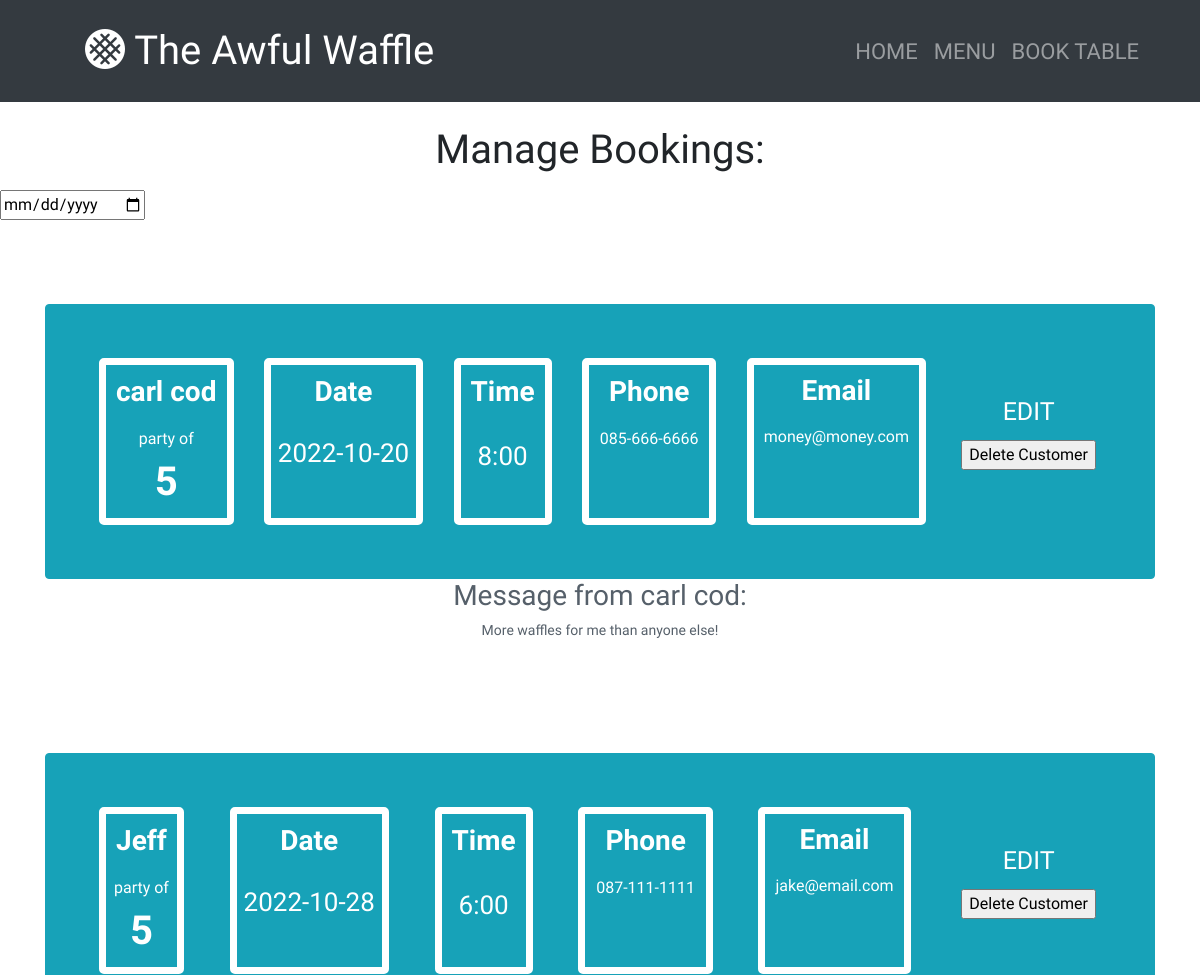
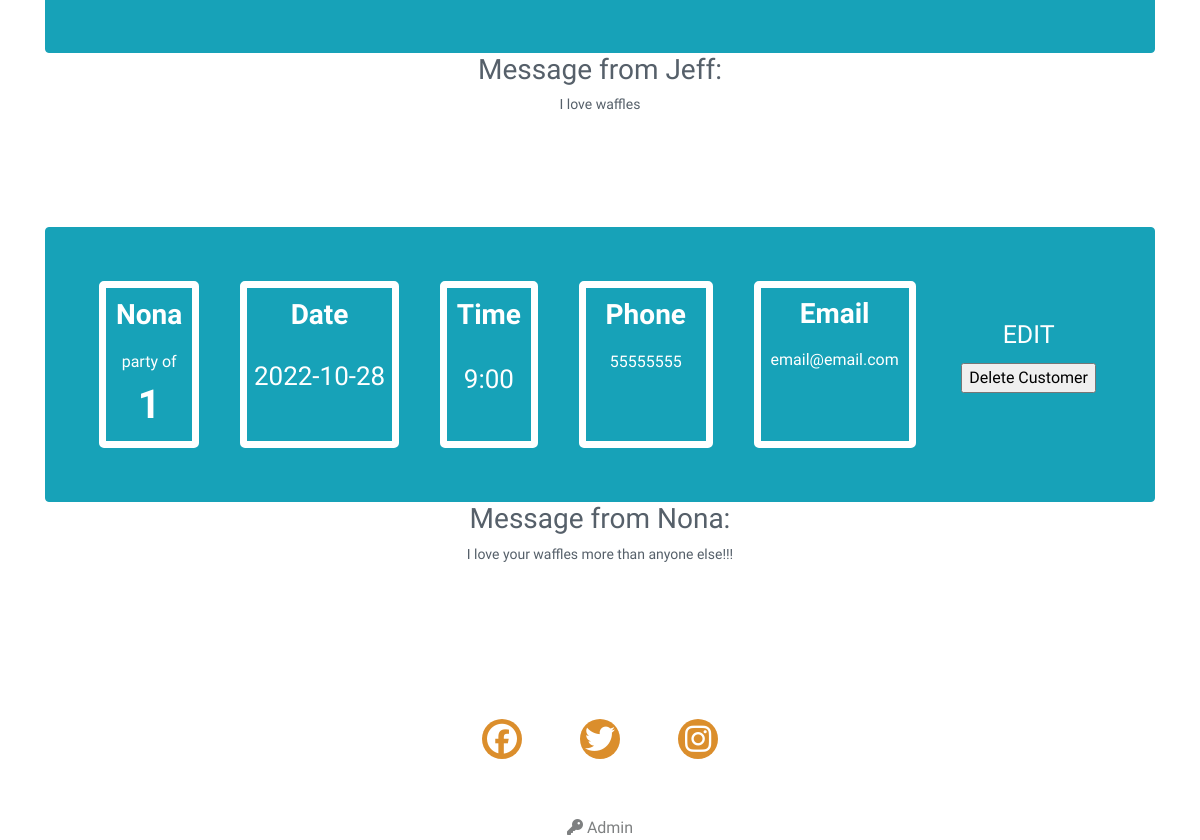
/admin, run on an earlier commit of the app's database (2 pictures, top to bottom).
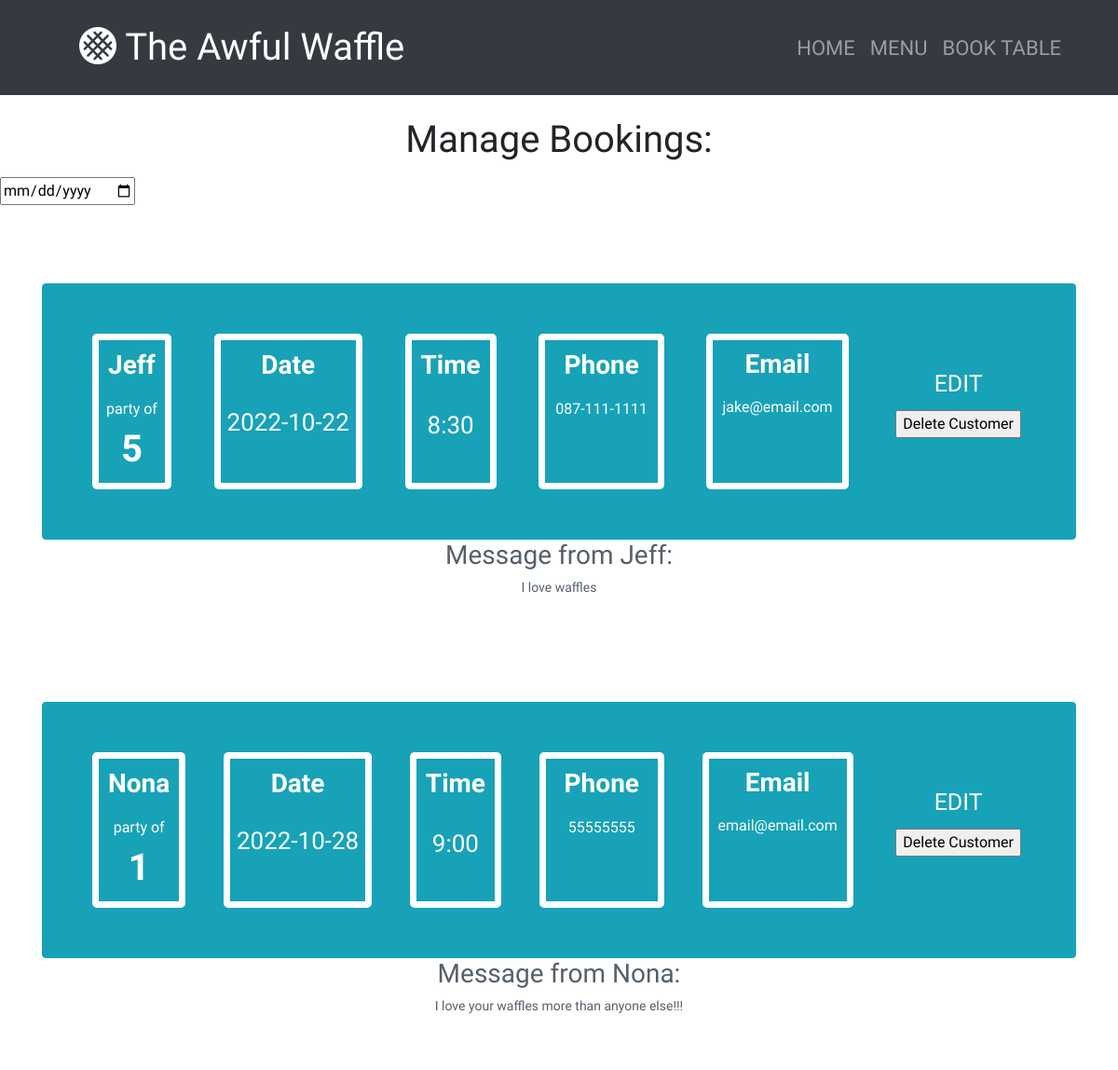
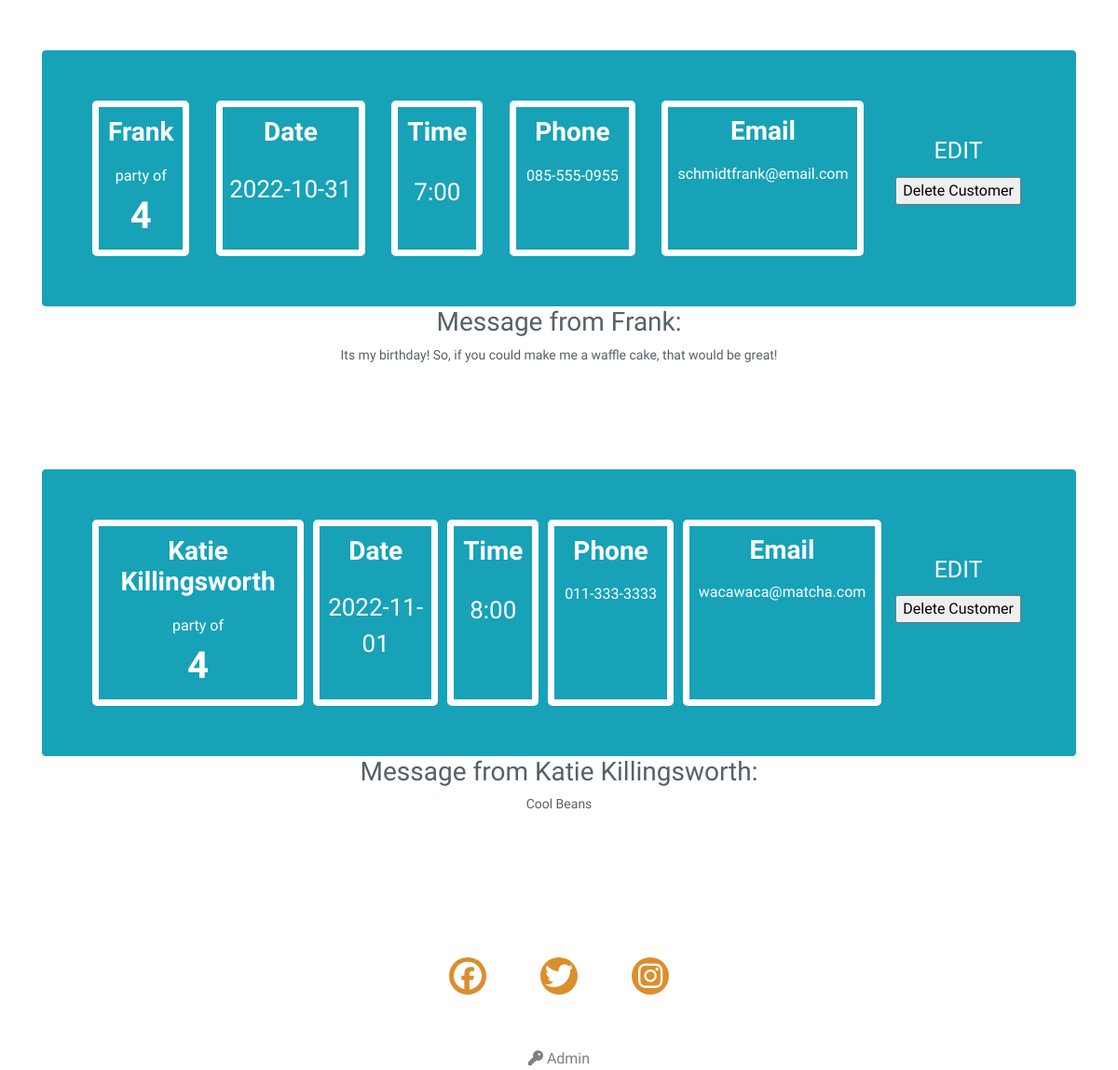
And on a later commit of the database (2 pictures, top to bottom).
### app.py (models this page shows, shortened)
class Customer(db.Model):
    id = db.Column(db.Integer, primary_key=True)
    fullname = db.Column(db.String(100), nullable=False)
    email = db.Column(db.String(100), unique=True, nullable=False)
    phone = db.Column(db.String(50), nullable=False)
    resdate = db.Column(db.String(50), nullable=False)
    partysize = db.Column(db.Integer)
    restime = db.Column(db.String(50), nullable=False)
    created_at = db.Column(db.DateTime(timezone=True),
                           server_default=func.now())
    specialmessage = db.Column(db.Text)

### app.py (the view)
@app.route("/admin", methods=('GET', 'POST'))
def admin():
    customers = Customer.query.order_by(Customer.resdate or Customer.restime)
    return render_template("admin.html", customers=customers)

### templates/admin.html (shortened to what this page needs)
{% extends "base.html" %}
{% block content %}
<br>
<h1 class="text-center">Manage Bookings:</h1>
<form method="POST">
    <div class="mb-3">
        <input id= "dateform" onchange="checkDate()" type="date" name ="selectdate" style="margin-bottom: 20px;">
    </div>
</form>
{% for customer in customers %}
<section class="py-4 py-xl-5" id="{{customer.id}}" style="display: block;">
    <div class="container">
        <div class="text-white bg-info border rounded border-info d-flex flex-column justify-content-between flex-lg-row p-4 p-md-5"
            style="background: var(--blue);">
            <div class="text-center pb-2 pb-lg-1"
                style="border-width: 7.5px;border-style: solid;border-radius: 5px;margin: 5px;">
                <h3 class="font-weight-bold text-center mb-2" style="padding: 10px;">{{ customer.fullname }}</h3>
                <p class="text-center mb-0">party of</p>
                <h1 class="font-weight-bold text-center mb-2" style="margin-top: 7px;">{{ customer.partysize }}</h1>
            </div>
            <div class="pb-2 pb-lg-1" style="border-width: 7.5px;border-style: solid;border-radius: 5px;margin: 5px;">
                <h3 class="font-weight-bold text-center mb-2" style="padding: 10px;">Date</h3>
                <p class="text-center mb-0" id= "custResDate" style="font-size: 26px;padding: 7px;">{{ customer.resdate }}</p>
            </div>
            <div class="pb-2 pb-lg-1" style="border-width: 7.5px;border-style: solid;border-radius: 5px;margin: 5px;">
                <h3 class="font-weight-bold text-center mb-2" style="padding: 10px;">Time</h3>
                <p class="text-center mb-0" style="font-size: 26px;padding: 10px;">{{ customer.restime }}</p>
            </div>
            <div class="pb-2 pb-lg-1"
                style="margin: 5px;border-width: 7.5px;border-style: solid;border-radius: 5px;padding-right: 10px;padding-left: 10px;">
                <h3 class="font-weight-bold text-center mb-2" style="margin: 0px;padding: 10px;">Phone</h3>
                <div class="text-center">
                    <a href="tel:{{ customer.phone }}" style="color: rgb(255,255,255);text-align: left;padding: 10px;margin: -30px;">{{ customer.phone }}</a>
                </div>
            </div>
            <div class="pb-2 pb-lg-1" style="border-width: 7.5px;border-style: solid;border-radius: 5px;margin: 5px;">
                <h3 class="font-weight-bold text-center mb-2" style="padding: 9px;">Email</h3>
                <div class="text-center">
                    <a href="mailto: {{ customer.email }}" style="color: rgb(255,255,255);text-align: left;padding: 10px;">{{ customer.email }}</a></div>
            </div>
            <div class="my-2" style="padding: 10px;">
                <div class="text-center" style="min-height: 0px;height: 94.5px;margin-top: 22px;">
                    <a href="/{{customer.id}}/editcustomer/" style="color: rgb(255,255,255);font-size: 25px;">EDIT</a>
                    <div class="text-center" style="margin-top: 9px;">
                        <form method="POST" action="{{ url_for('delete', customer_id=customer.id) }}">
                            <input type="submit" value="Delete Customer"
                                onclick="return confirm('Are you sure you want to delete this booking?')">
                        </form>
                    </div>
                </div>
            </div>
        </div>
    </div>
    <div style="border-radius: 10px;border-width: 6.5px;border-style: none;">
        <h3 class="text-center" style="color: rgb(86,96,106);">Message from {{ customer.fullname }}:</h3>
        <p class="text-center" style="font-size: 14px;color: rgb(86,96,106);">{{ customer.specialmessage }}</p>
    </div>
</section>
{% endfor %}
{% endblock %}

### templates/base.html (shortened to what this page needs)
<!DOCTYPE html>
<html lang="en">
<head>
    <link rel="stylesheet" href="https://cdnjs.cloudflare.com/ajax/libs/twitter-bootstrap/4.6.1/css/bootstrap.min.css">
    <link rel="stylesheet" href="https://cdnjs.cloudflare.com/ajax/libs/animate.css/3.5.2/animate.min.css">
    <link rel="stylesheet" href="{{ url_for('static', filename='css/style.css') }}">
</head>
<body style="font-family: 'Cabin Sketch', serif;">
    <nav class="navbar navbar-dark navbar-expand-md bg-dark py-3">
        <div class="container"><a class="navbar-brand d-flex align-items-center" href="#"><span
                    style="font-family: 'Cabin Sketch', serif;font-size: 40px;"><svg xmlns="http://www.w3.org/2000/svg"
                        viewBox="0 0 512 512" width="1em" height="1em" fill="currentColor" style="margin-bottom: 8px;">
                    </svg><i class="fa-solid fa-stroopwafel"></i> The Awful Waffle</span></a>
            <div class="collapse navbar-collapse" id="navcol-1" style="padding-right: 8px;">
                <ul class="navbar-nav ml-auto">
                    <li class="nav-item"><a class="nav-link" href="{{ url_for('index') }}"
                        style="font-size: 22px;">HOME </a></li>
                    <li class="nav-item"><a class="nav-link" href="{{ url_for('menu') }}"
                            style="font-size: 22px;">MENU </a></li>
                    <li class="nav-item"><a class="nav-link" href="{{ url_for('booktable') }}"
                            style="font-size: 22px;">BOOK TABLE </a></li>
                </ul>
            </div>
        </div>
    </nav>
    {% block content %}
    {% endblock %}
    <div class="container text-center d-lg-flex justify-content-lg-center py-4">
        <div class="row row-cols-1 row-cols-lg-3">
            <div class="col">
                <ul class="list-inline d-lg-flex my-2" style="padding-top: 33px;">
                    <li class="list-inline-item" style="padding: 25px;">
                        <div class="bs-icon-circle bs-icon-primary bs-icon" style="width: 40px;height: 40px;background: rgb(219,142,44);"><i class="fa-brands fa-facebook" style="font-size:2.5em"></i></div>
                    </li>
                    <li class="list-inline-item" style="padding: 25px;">
                        <div class="bs-icon-circle bs-icon-primary bs-icon" style="width: 40px;height: 40px;background: rgb(219,142,44);"><i class="fa-brands fa-twitter" style="font-size:2.5em"></i></div>
                    </li>
                    <li class="list-inline-item" style="padding: 25px;">
                        <div class="bs-icon-circle bs-icon-primary bs-icon" style="width: 40px;height: 40px;background: rgb(219,142,44);"><i class="fa-brands fa-instagram" style="font-size:2.5em"></i></div>
                    </li>
                </ul>
            </div>
        </div>
    </div>
    <div class="d-flex justify-content-center">
    <a href="{{ url_for('admin') }}" style="color: rgb(126,128,129);"><i class="fa-solid fa-key"></i> Admin</a>
    </div>
</body>
</html>

### static/css/style.css (style rules this page uses)
.bs-icon { --bs-icon-size: 0.75rem; display: flex; flex-shrink: 0; justify-content: center; align-items: center; font-size: var(--bs-icon-size); width: calc(var(--bs-icon-size) * 2); height: calc(var(--bs-icon-size) * 2); color: var(--primary); }
.bs-icon.bs-icon-primary { color: var(--white); background: var(--primary); }
.bs-icon.bs-icon-circle { border-radius: 50%; }

What changed in the data, as far as the page shows it:
removed Customer: fullname "carl cod", partysize "5", resdate "2022-10-20", restime "8:00", phone "085-666-6666", email "money@money.com", specialmessage "More waffles for me than anyone else!"
changed Customer "Jeff": resdate "2022-10-28" → "2022-10-22"; restime "6:00" → "8:30"
added Customer: fullname "Frank", partysize "4", resdate "2022-10-31", restime "7:00", phone "085-555-0955", email "schmidtfrank@email.com", specialmessage "Its my birthday! So, if you could make me a waffle cake, that would be great!"
added Customer: fullname "Katie Killingsworth", partysize "4", resdate "2022-11-01", restime "8:00", phone "011-333-3333", email "wacawaca@matcha.com", specialmessage "Cool Beans"
